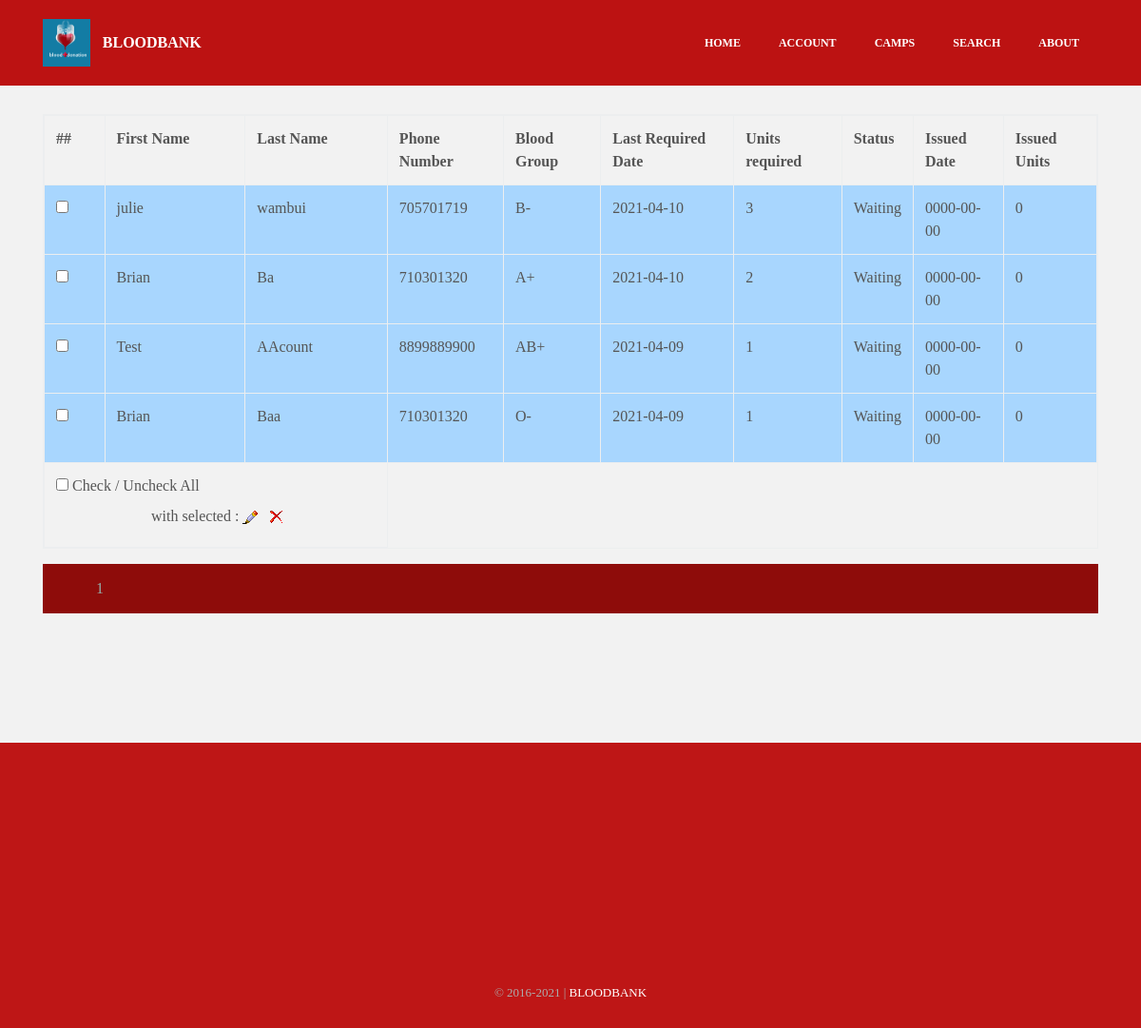
/admin/viewrequests.php, run on the app's committed database.
### tables this page shows
CREATE TABLE `requests` (
  `id` int(10) NOT NULL,
  `email` varchar(50) NOT NULL,
  `fname` varchar(30) NOT NULL,
  `lname` varchar(30) NOT NULL,
  `mobile` varchar(11) NOT NULL,
  `b_id` varchar(4) NOT NULL,
  `code` varchar(30) DEFAULT NULL,
  `reqdate` date NOT NULL,
  `status` varchar(10) NOT NULL,
  `added_timestamp` timestamp NOT NULL DEFAULT current_timestamp() ON UPDATE current_timestamp(),
  `units` int(10) NOT NULL,
  `issuedunits` int(30) NOT NULL DEFAULT 0,
  `issueddate` date NOT NULL DEFAULT '0000-00-00'
);

### admin/viewrequests.php (the view, shortened to what this page needs)
<?php
include_once 'db.php';
?>
<?php
$start=0;
$limit=8;
$t=mysqli_query($MySQLi_CON,"select * from requests ORDER BY id DESC");
$total=mysqli_num_rows($t);
$page=ceil($total/$limit);
$query=mysqli_query($MySQLi_CON,"select * from requests ORDER BY id DESC limit $start,$limit");
?>
<!DOCTYPE html>
<html>
<head>
  <link rel="stylesheet" href="../assets/css/material.css">
  <link rel="stylesheet" href="../assets/css/tether.min.css">
  <link rel="stylesheet" href="../assets/css/bootstrap.min.css">
  <link rel="stylesheet" href="../assets/css/socicon.min.css">
  <link rel="stylesheet" href="../assets/css/animate.min.css">
  <link rel="stylesheet" href="../assets/dropdown/css/style.css">
  <link rel="stylesheet" href="../assets/css/style.css">
  <link rel="stylesheet" href="../assets/css/add.css" type="text/css">
</head>
<body>
<section id="ext_menu-s">
    <nav class="navbar navbar-dropdown navbar-fixed-top">
        <div class="container">
            <div class="mbr-table">
                <div class="mbr-table-cell">
                    <div class="navbar-brand">
                        <a href="index" class="navbar-logo"><img src="../assets/images/logo.png" alt="Bloodbank Logo"></a>
                        <a class="navbar-caption" href="index.html">BLOODBANK</a>
                    </div>
                </div>
                <div class="mbr-table-cell">
                    <ul class="nav-dropdown collapse pull-xs-right nav navbar-nav navbar-toggleable-sm" id="exCollapsingNavbar">
					<li class="nav-item"><a class="nav-link link" href="index">HOME</a></li>
					<li class="nav-item"><a class="nav-link link" href="account">ACCOUNT</a></li>
					<li class="nav-item"><a class="nav-link link" href="../camps">CAMPS</a></li>
					<li class="nav-item"><a class="nav-link link" href="../search">SEARCH</a></li>
					<li class="nav-item"><a class="nav-link link" href="../about">ABOUT</a></li>
					  </ul>
                </div>
            </div>
        </div>
    </nav>
</section>
<section class="mbr-section mbr-after-navbar" id="msg-box3-v" style="background-color: rgb(242, 242, 242); padding-top: 120px; padding-bottom: 120px;">
<div class="container">
<form method="post" name="frm">
<table class='table table-bordered table-responsive'>
<tr>
<th>##</th>
<th>First Name</th>
<th>Last Name</th>
<th>Phone Number</th>
<th>Blood Group</th>
<th>Last Required Date</th>
    <th>Units required</th>
    <th>Status</th>
    <th>Issued Date</th>
    <th>Issued Units</th>
</tr>
    <?php
    $res = $MySQLi_CON->query("SELECT * FROM requests ORDER BY id DESC");
    $count = $res->num_rows;
    if($count > 0) {
        while ($ft = mysqli_fetch_array($query)) {
            ?>
            <tr class="bg-table">
                <td><input type="checkbox" name="chk[]" class="chk-box" value="<?= $ft['0'] ?>"/></td>
                <td><?= $ft['2'] ?></td>
                <td><?= $ft['3'] ?></td>
                <td><?= $ft['4'] ?></td>
                <td><?= $ft['5'] ?></td>
                <td><?= $ft['7'] ?></td>
                <td><?= $ft['10'] ?></td>
                <td><?= $ft['8'] ?></td>
                <td><?= $ft['12'] ?></td>
                <td><?= $ft['11'] ?></td>
            </tr>
            <?php
        }
    }
	else
	{
		?>
        <tr>
        <td colspan="3"> No Records Found ...</td>
        </tr>
        <?php
	}
?>
<?php
if($count > 0)
{
	?>
	<tr>
    <td colspan="3">
    <label><input type="checkbox" class="select-all" /> Check / Uncheck All</label>
    <label style="margin-left:100px;">
    <span style="word-spacing:normal;"> with selected :</span>
    <span><img src="edit.png" onClick="edit_requests();" alt="edit" />&nbsp;&nbsp;</span>
    <span><img src="delete.png" onClick="delete_requests();" alt="delete" />&nbsp;</span>
    </label>
    </td>
	</tr>
    <?php
}
?>
</table>
    <ul style="list-style-type: none; overflow: hidden; background-color: #8e0c0a">
        <?php
        for($i=1;$i <= $page;$i++){
            ?>
            <li style="float: left;"><a href="?id=<?php echo $i ?>" style="display: block; color: #94ada8; text-align: center; padding: 14px 16px;"><?php echo $i;?></a></li>
            <?php
        }
        ?>
    </ul>
</form>
</div>
</section>
<section class="mbr-section mbr-section-md-padding mbr-footer footer1" id="contacts1-1" style="background-color: rgb(190, 22, 22); padding-top: 60px; padding-bottom: 30px;">
    <div class="container">
        <div class="row">
            <div class="mbr-footer-content col-xs-12 col-md-3">
                <div><img src="../assets/images/logo.png"></div>
            </div>
            <div class="mbr-footer-content col-xs-12 col-md-3">
            </div>
            <div class="mbr-footer-content col-xs-12 col-md-3">
            </div>
            <div class="mbr-footer-content col-xs-12 col-md-3">
            </div>
        </div>
    </div>
</section>
<footer class="mbr-small-footer mbr-section mbr-section-nopadding" id="footer1-5" style="background-color: rgb(190, 22, 22); padding-top: 1.75rem; padding-bottom: 1.75rem;">
    <div class="container">
        <p class="text-xs-center">&copy; <?php
$copyYear = 2016;
$curYear = date('Y');
echo $copyYear . (($copyYear != $curYear) ? '-' . $curYear : '');
?> | <a class="text-white" href="bloodbank.appslab.co.ke">BLOODBANK</a></p>
    </div>
</footer>
  </body>
</html>

### assets/dropdown/css/style.css (style rules this page uses)
.navbar-dropdown { left: 0; padding: 0; position: absolute; right: 0; top: 0; transition: all 0.45s ease; z-index: 1030; }
.navbar-dropdown .navbar-brand { float: none; font-size: 0; padding: 1.25rem 0; position: relative; transition: padding 0.25s ease; white-space: nowrap; }
.navbar-dropdown .navbar-brand::before { content: ""; display: inline-block; height: 100%; vertical-align: middle; }
.navbar-dropdown .navbar-logo, .navbar-dropdown .navbar-caption { display: inline-block; vertical-align: middle; }
.navbar-dropdown .navbar-logo { margin-right: 0.8rem; transition: margin 0.3s ease-in-out; }
.navbar-dropdown .navbar-logo img { height: 3.125rem; transition: all 0.3s ease-in-out; }
.navbar-dropdown .mbr-table-cell { height: 5.625rem; }
.navbar-dropdown .navbar-caption { font-family: "Montserrat"; font-size: 1rem; font-weight: 700; white-space: normal; }
.navbar-dropdown .navbar-caption, .navbar-dropdown .navbar-caption:hover { color: inherit; text-decoration: none; }
.navbar-dropdown.navbar-fixed-top { position: fixed; }
.nav-dropdown { display: table !important; font-family: "Montserrat"; font-size: 0.75rem; font-weight: 700; height: auto !important; }
.nav-dropdown .nav-item { display: table-cell; float: none; vertical-align: middle; }
.nav-dropdown .link { margin: 1.667em; padding: 0; transition: color .2s ease-in-out; }
.nav-dropdown .link::after, .nav-dropdown .dropdown-item::after { color: inherit; }

### assets/css/style.css (style rules this page uses)
.container { position: relative; }
.bg-table { background-color: #a8d6fe !important; }
body { font-family: 'Raleway', sans-serif; color: #232323; }
input, textarea { font-family: "Raleway"; }
.text-white { color: #fff !important; }
.mbr-section { position: relative; padding-top: 120px; padding-bottom: 120px; background-position: 50% 50%; background-repeat: no-repeat; background-size: cover; }
.mbr-section-md-padding { padding-top: 90px; padding-bottom: 90px; }
.mbr-section-nopadding { padding-top: 0; padding-bottom: 0; }
.mbr-table { display: table; width: 100%; }
.mbr-table-cell { display: table-cell; float: none; padding-bottom: 0; padding-top: 0; position: relative; vertical-align: middle; }
.mbr-small-footer { background: #323232; color: #acacac; font-size: 0.8125rem; padding: 1.75rem 0; }
.mbr-small-footer p { margin-bottom: 0; }
.mbr-small-footer a { color: #c0a375; }
.mbr-footer { color: #fff; padding-left: 1.25rem; padding-right: 1.25rem; }
.mbr-footer > .row, .mbr-footer > .container > .row { margin-left: 0; margin-right: 0; }
.mbr-footer > .row > div, .mbr-footer > .container > .row > div { padding-bottom: 40px; }
.mbr-footer > .row > div:last-child, .mbr-footer > .container > .row > div:last-child { padding-bottom: 0; }
.mbr-footer > .container { padding-left: 0; padding-right: 0; }
@media (min-width: 768px) { .mbr-footer > .container > .row > div { clear: none !important; padding-bottom: 0 !important; } }

### assets/css/add.css (style rules this page uses)
body, input, textarea, .mbr-company .list-group-text { font-family: Georgia, "Times New Roman", Times, serif; color: #555; }
.mbr-small-footer a, .mbr-gallery-filter li:hover { color: #ed1411; }
#ext_menu-s .navbar-caption { color: #ffffff; }
#ext_menu-s .link, #ext_menu-s .dropdown-item { color: #ffffff; }
#ext_menu-s .link { font-size: 0.75rem; }
#ext_menu-s .navbar, #ext_menu-s .nav-dropdown-sm, #ext_menu-s .nav-dropdown-sm .link[aria-expanded="true"], #ext_menu-s .nav-dropdown-sm .dropdown-menu { background: #bc1212; }

### data on the page
requests: fname "julie", lname "wambui", mobile "705701719", b "B-", reqdate "2021-04-10", units "3", status "Waiting", issueddate "0000-00-00", issuedunits "0"
requests: fname "Brian", lname "Ba", mobile "710301320", b "A+", reqdate "2021-04-10", units "2", status "Waiting", issueddate "0000-00-00", issuedunits "0"
requests: fname "Test", lname "AAcount", mobile "8899889900", b "AB+", reqdate "2021-04-09", units "1", status "Waiting", issueddate "0000-00-00", issuedunits "0"
requests: fname "Brian", lname "Baa", mobile "710301320", b "O-", reqdate "2021-04-09", units "1", status "Waiting", issueddate "0000-00-00", issuedunits "0"

### other printed values
$copyYear "2016"
$curYear "2021"
